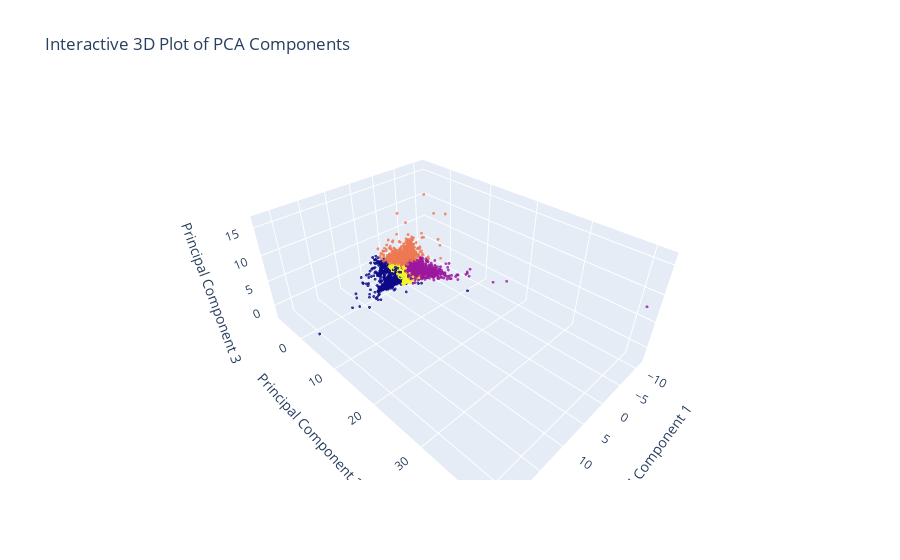

The notebook cell this image was saved under:
### Code cell
import plotly.graph_objects as go

# Create a 3D scatter plot
fig = go.Figure(data=[go.Scatter3d(
    x=df_reduced[:, 0],
    y=df_reduced[:, 1],
    z=df_reduced[:, 2],
    mode='markers',
    marker=dict(
        size=1,
        color=cluster_assignment_pca,  # Color by cluster assignment
        opacity=0.8
    )
)])

# Add axis labels
fig.update_layout(scene=dict(
    xaxis_title='Principal Component 1',
    yaxis_title='Principal Component 2',
    zaxis_title='Principal Component 3'
))

# Add title
fig.update_layout(title='Interactive 3D Plot of PCA Components')

# Show plot
fig.show()

### Figure 1 — Plotly figure (JSON) as saved in the notebook; plotly's stock layout.template omitted (floating-point values rounded to 4 significant figures; data arrays with more than 128 entries replaced by an {"elided": "..."} marker saying what was removed)
{"data": [{"marker": {"color": {"elided": "21230 int values"}, "opacity": 0.8, "size": 1}, "mode": "markers", "type": "scatter3d", "x": {"elided": "21230 float values"}, "y": {"elided": "21230 float values"}, "z": {"elided": "21230 float values"}}], "layout": {"scene": {"xaxis": {"title": {"text": "Principal Component 1"}}, "yaxis": {"title": {"text": "Principal Component 2"}}, "zaxis": {"title": {"text": "Principal Component 3"}}}, "title": {"text": "Interactive 3D Plot of PCA Components"}}}
